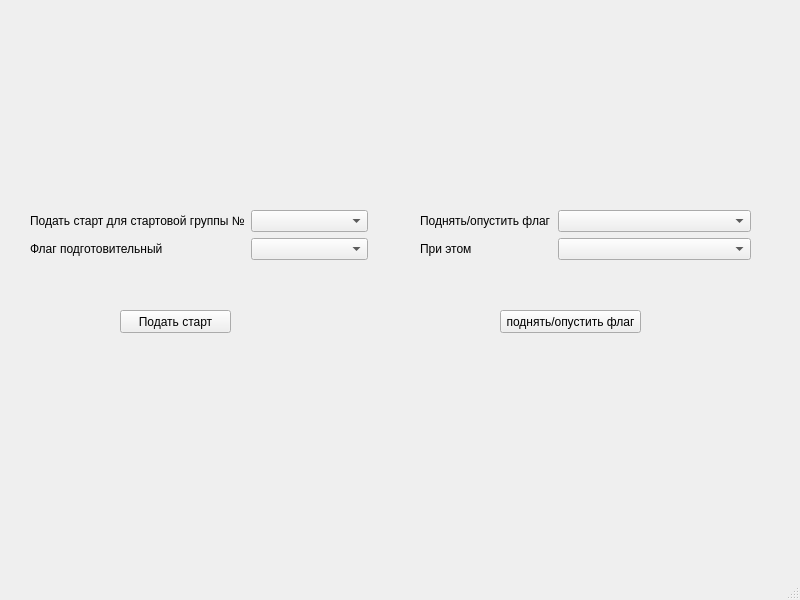
<?xml version="1.0" encoding="UTF-8"?>
<ui version="4.0">
 <class>MainWindow</class>
 <widget class="QMainWindow" name="MainWindow">
  <property name="geometry">
   <rect>
    <x>0</x>
    <y>0</y>
    <width>800</width>
    <height>600</height>
   </rect>
  </property>
  <property name="windowTitle">
   <string>MainWindow</string>
  </property>
  <widget class="QWidget" name="centralwidget">
   <widget class="QPushButton" name="pushButton">
    <property name="geometry">
     <rect>
      <x>120</x>
      <y>310</y>
      <width>111</width>
      <height>23</height>
     </rect>
    </property>
    <property name="text">
     <string>Подать старт</string>
    </property>
   </widget>
   <widget class="QWidget" name="formLayoutWidget">
    <property name="geometry">
     <rect>
      <x>420</x>
      <y>210</y>
      <width>331</width>
      <height>54</height>
     </rect>
    </property>
    <layout class="QFormLayout" name="formLayout">
     <item row="0" column="0">
      <widget class="QLabel" name="label_4">
       <property name="text">
        <string>Поднять/опустить флаг</string>
       </property>
      </widget>
     </item>
     <item row="0" column="1">
      <widget class="QComboBox" name="comboBox_f"/>
     </item>
     <item row="1" column="1">
      <widget class="QComboBox" name="comboBox_2"/>
     </item>
     <item row="1" column="0">
      <widget class="QLabel" name="label_5">
       <property name="text">
        <string>При этом </string>
       </property>
      </widget>
     </item>
    </layout>
   </widget>
   <widget class="QWidget" name="formLayoutWidget_2">
    <property name="geometry">
     <rect>
      <x>30</x>
      <y>210</y>
      <width>338</width>
      <height>54</height>
     </rect>
    </property>
    <layout class="QFormLayout" name="formLayout_2">
     <item row="1" column="0">
      <widget class="QLabel" name="label_3">
       <property name="text">
        <string>Флаг подготовительный</string>
       </property>
      </widget>
     </item>
     <item row="0" column="0">
      <widget class="QLabel" name="label_2">
       <property name="text">
        <string>Подать старт для стартовой группы №</string>
       </property>
      </widget>
     </item>
     <item row="0" column="1">
      <widget class="QComboBox" name="comboBox_group"/>
     </item>
     <item row="1" column="1">
      <widget class="QComboBox" name="comboBox_flags"/>
     </item>
    </layout>
   </widget>
   <widget class="QPushButton" name="pushButton_2">
    <property name="geometry">
     <rect>
      <x>500</x>
      <y>310</y>
      <width>141</width>
      <height>23</height>
     </rect>
    </property>
    <property name="text">
     <string>поднять/опустить флаг</string>
    </property>
   </widget>
  </widget>
  <widget class="QMenuBar" name="menubar">
   <property name="geometry">
    <rect>
     <x>0</x>
     <y>0</y>
     <width>800</width>
     <height>26</height>
    </rect>
   </property>
  </widget>
  <widget class="QStatusBar" name="statusbar"/>
 </widget>
 <resources/>
 <connections/>
</ui>
